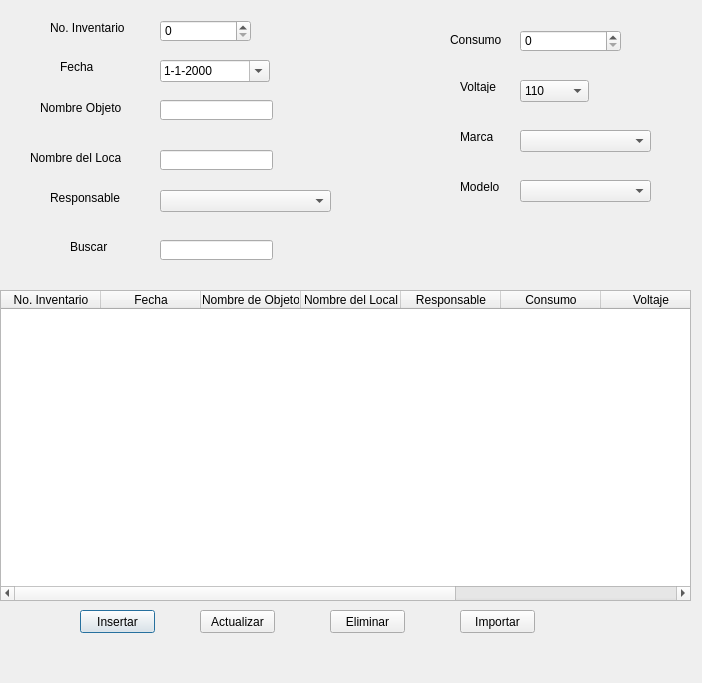
<?xml version="1.0" encoding="UTF-8"?>
<ui version="4.0">
 <class>Dialog</class>
 <widget class="QDialog" name="Dialog">
  <property name="geometry">
   <rect>
    <x>0</x>
    <y>0</y>
    <width>702</width>
    <height>683</height>
   </rect>
  </property>
  <property name="windowTitle">
   <string>Listado de Equipos Electricos</string>
  </property>
  <widget class="QLabel" name="label">
   <property name="geometry">
    <rect>
     <x>50</x>
     <y>20</y>
     <width>91</width>
     <height>16</height>
    </rect>
   </property>
   <property name="text">
    <string>No. Inventario</string>
   </property>
  </widget>
  <widget class="QLabel" name="label_2">
   <property name="geometry">
    <rect>
     <x>40</x>
     <y>100</y>
     <width>81</width>
     <height>16</height>
    </rect>
   </property>
   <property name="text">
    <string>Nombre Objeto</string>
   </property>
  </widget>
  <widget class="QLabel" name="label_3">
   <property name="geometry">
    <rect>
     <x>30</x>
     <y>150</y>
     <width>91</width>
     <height>16</height>
    </rect>
   </property>
   <property name="text">
    <string>Nombre del Local</string>
   </property>
  </widget>
  <widget class="QLabel" name="label_4">
   <property name="geometry">
    <rect>
     <x>50</x>
     <y>190</y>
     <width>81</width>
     <height>16</height>
    </rect>
   </property>
   <property name="text">
    <string>Responsable</string>
   </property>
  </widget>
  <widget class="QLabel" name="label_5">
   <property name="geometry">
    <rect>
     <x>450</x>
     <y>30</y>
     <width>81</width>
     <height>20</height>
    </rect>
   </property>
   <property name="text">
    <string>Consumo</string>
   </property>
  </widget>
  <widget class="QLabel" name="label_6">
   <property name="geometry">
    <rect>
     <x>460</x>
     <y>80</y>
     <width>47</width>
     <height>13</height>
    </rect>
   </property>
   <property name="text">
    <string>Voltaje</string>
   </property>
  </widget>
  <widget class="QLabel" name="label_7">
   <property name="geometry">
    <rect>
     <x>460</x>
     <y>130</y>
     <width>47</width>
     <height>13</height>
    </rect>
   </property>
   <property name="text">
    <string>Marca</string>
   </property>
  </widget>
  <widget class="QLabel" name="label_8">
   <property name="geometry">
    <rect>
     <x>460</x>
     <y>180</y>
     <width>47</width>
     <height>13</height>
    </rect>
   </property>
   <property name="text">
    <string>Modelo</string>
   </property>
  </widget>
  <widget class="QTableWidget" name="table">
   <property name="geometry">
    <rect>
     <x>0</x>
     <y>290</y>
     <width>691</width>
     <height>311</height>
    </rect>
   </property>
   <property name="minimumSize">
    <size>
     <width>691</width>
     <height>0</height>
    </size>
   </property>
   <property name="editTriggers">
    <set>QAbstractItemView::NoEditTriggers</set>
   </property>
   <property name="selectionMode">
    <enum>QAbstractItemView::SingleSelection</enum>
   </property>
   <property name="selectionBehavior">
    <enum>QAbstractItemView::SelectRows</enum>
   </property>
   <property name="sortingEnabled">
    <bool>false</bool>
   </property>
   <column>
    <property name="text">
     <string>No. Inventario</string>
    </property>
   </column>
   <column>
    <property name="text">
     <string>Fecha</string>
    </property>
   </column>
   <column>
    <property name="text">
     <string>Nombre de Objeto</string>
    </property>
   </column>
   <column>
    <property name="text">
     <string>Nombre del Local</string>
    </property>
   </column>
   <column>
    <property name="text">
     <string>Responsable</string>
    </property>
   </column>
   <column>
    <property name="text">
     <string>Consumo</string>
    </property>
   </column>
   <column>
    <property name="text">
     <string>Voltaje</string>
    </property>
   </column>
   <column>
    <property name="text">
     <string>Marca</string>
    </property>
   </column>
   <column>
    <property name="text">
     <string>Modelo</string>
    </property>
   </column>
  </widget>
  <widget class="QSpinBox" name="spin_inventario">
   <property name="geometry">
    <rect>
     <x>160</x>
     <y>20</y>
     <width>91</width>
     <height>22</height>
    </rect>
   </property>
   <property name="maximum">
    <number>999999999</number>
   </property>
  </widget>
  <widget class="QSpinBox" name="spin_consumo">
   <property name="geometry">
    <rect>
     <x>520</x>
     <y>30</y>
     <width>101</width>
     <height>22</height>
    </rect>
   </property>
   <property name="maximum">
    <number>999999999</number>
   </property>
  </widget>
  <widget class="QLineEdit" name="txt_nom_objeto">
   <property name="geometry">
    <rect>
     <x>160</x>
     <y>100</y>
     <width>113</width>
     <height>20</height>
    </rect>
   </property>
  </widget>
  <widget class="QLineEdit" name="txt_nom_local">
   <property name="geometry">
    <rect>
     <x>160</x>
     <y>150</y>
     <width>113</width>
     <height>20</height>
    </rect>
   </property>
  </widget>
  <widget class="QComboBox" name="combo_responsable">
   <property name="geometry">
    <rect>
     <x>160</x>
     <y>190</y>
     <width>171</width>
     <height>22</height>
    </rect>
   </property>
  </widget>
  <widget class="QComboBox" name="combo_voltaje">
   <property name="geometry">
    <rect>
     <x>520</x>
     <y>80</y>
     <width>69</width>
     <height>22</height>
    </rect>
   </property>
   <item>
    <property name="text">
     <string>110</string>
    </property>
   </item>
   <item>
    <property name="text">
     <string>220</string>
    </property>
   </item>
  </widget>
  <widget class="QPushButton" name="btn_insertar">
   <property name="geometry">
    <rect>
     <x>80</x>
     <y>610</y>
     <width>75</width>
     <height>23</height>
    </rect>
   </property>
   <property name="text">
    <string>Insertar</string>
   </property>
  </widget>
  <widget class="QPushButton" name="btn_modificar">
   <property name="geometry">
    <rect>
     <x>200</x>
     <y>610</y>
     <width>75</width>
     <height>23</height>
    </rect>
   </property>
   <property name="text">
    <string>Actualizar</string>
   </property>
  </widget>
  <widget class="QPushButton" name="btn_eliminar">
   <property name="geometry">
    <rect>
     <x>330</x>
     <y>610</y>
     <width>75</width>
     <height>23</height>
    </rect>
   </property>
   <property name="text">
    <string>Eliminar</string>
   </property>
  </widget>
  <widget class="QPushButton" name="btn_exportar">
   <property name="geometry">
    <rect>
     <x>460</x>
     <y>610</y>
     <width>75</width>
     <height>23</height>
    </rect>
   </property>
   <property name="text">
    <string>Importar</string>
   </property>
  </widget>
  <widget class="QLabel" name="label_9">
   <property name="geometry">
    <rect>
     <x>60</x>
     <y>60</y>
     <width>47</width>
     <height>13</height>
    </rect>
   </property>
   <property name="text">
    <string>Fecha</string>
   </property>
  </widget>
  <widget class="QDateEdit" name="fecha">
   <property name="geometry">
    <rect>
     <x>160</x>
     <y>60</y>
     <width>110</width>
     <height>22</height>
    </rect>
   </property>
   <property name="displayFormat">
    <string>M-d-yyyy</string>
   </property>
   <property name="calendarPopup">
    <bool>true</bool>
   </property>
  </widget>
  <widget class="QComboBox" name="comboBox_marca">
   <property name="geometry">
    <rect>
     <x>520</x>
     <y>130</y>
     <width>131</width>
     <height>22</height>
    </rect>
   </property>
  </widget>
  <widget class="QComboBox" name="comboBox_modelo">
   <property name="geometry">
    <rect>
     <x>520</x>
     <y>180</y>
     <width>131</width>
     <height>22</height>
    </rect>
   </property>
  </widget>
  <widget class="QLineEdit" name="txt_buscar">
   <property name="geometry">
    <rect>
     <x>160</x>
     <y>240</y>
     <width>113</width>
     <height>20</height>
    </rect>
   </property>
  </widget>
  <widget class="QLabel" name="label_10">
   <property name="geometry">
    <rect>
     <x>70</x>
     <y>240</y>
     <width>47</width>
     <height>13</height>
    </rect>
   </property>
   <property name="text">
    <string>Buscar</string>
   </property>
  </widget>
 </widget>
 <resources/>
 <connections/>
</ui>
